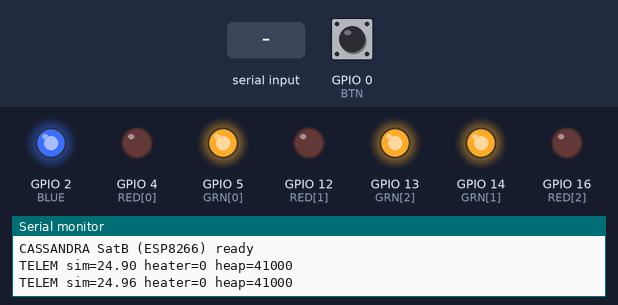
The sketch below on a simulated ESP32. Shown: output pins drawn as LEDs (lit = HIGH), the last lines printed to the serial monitor. The inputs (shaded band) are chosen by the test bench; at power-on: GPIO 0 (BTN) HIGH. Random numbers use the default seed unless the sketch sets one.

Above: at 1.2 s.
1.3 s: GPIO 0 (BTN) pulled LOW for 0.15 s
At 2.1 s:
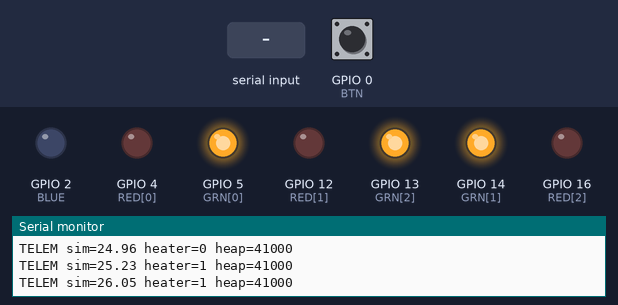
2.9 s: "30,150\n" received over Serial
At 3.4 s:
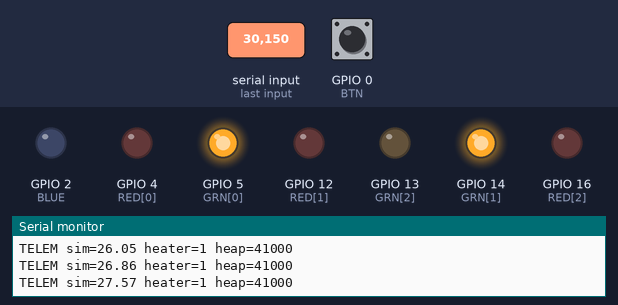
4.4 s: "C\n" received over Serial
At 5.6 s:
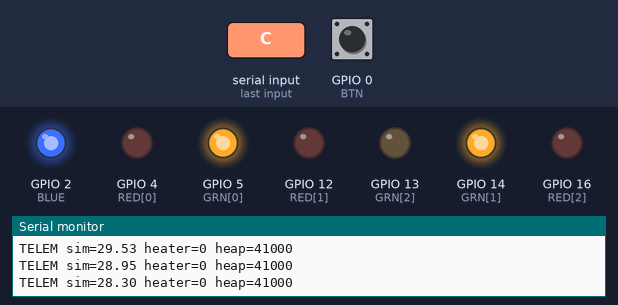
5.9 s: "200\n" received over Serial
At 6.8 s:
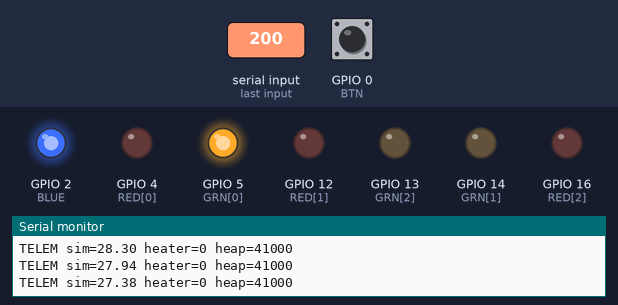
7.4 s: GPIO 0 (BTN) pulled LOW for 1 s
At 8.0 s:
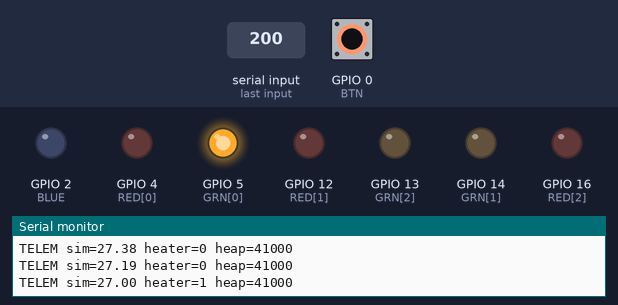
9.9 s: GPIO 0 (BTN) pulled LOW for 3.2 s
At 11.1 s:
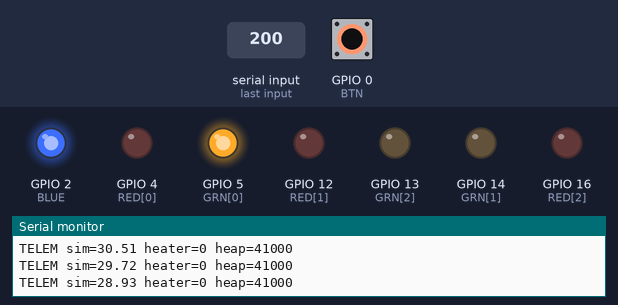
Timing chart, 0 to 12.9 s (numbered marks = the images above; inputs shaded):
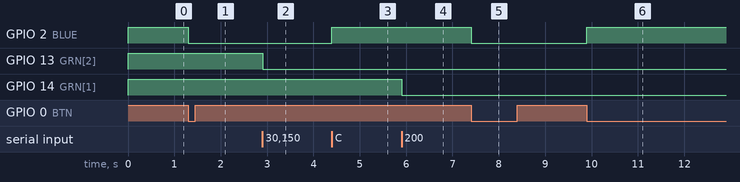

The sketch:

sat8266.ino
```cpp
// CASSANDRA SatB (ESP8266) - code lives in sat8266_main.cpp
```

sat8266_main.cpp
```cpp
#include <Arduino.h>
// CASSANDRA - SatB on NodeMCU Amica (ESP8266)
//
// Thermal channel: SatB's bus temperature is modelled on the board itself.
// At rest it sits at the 25 C ambient (with small sensor noise). The attack
// is a malicious "heater ON" command: the heater latches on and the
// temperature climbs until something (CASSANDRA) intervenes.
//
// Attack triggers (either one):
//   - serial command "H" (sent by the laptop bridge when attack:thermal=1)
//   - pressing the FLASH button on the board (toggles the heater)
// Serial command "C" releases the heater; the bus cools back to ambient.
// The on-board blue LED is lit while the heater is latched on.
//
// LEDs: 3 dual-colour common-cathode LEDs, each cathode -> 150 ohm -> G
//   SatA  green D1 (GPIO5)   red D2 (GPIO4)
//   SatB  green D5 (GPIO14)  red D6 (GPIO12)
//   SatC  green D7 (GPIO13)  red D0 (GPIO16)
//
// Serial 115200:
//   out: "TELEM sim=<degC> heater=<0|1> heap=<bytes>"   every 500 ms
//   in : "<idx><state>"  idx 1..3, state G / R / O (dark)
//        "H" heater on (attack)    "C" heater off

const int GRN[3] = {5, 14, 13};
const int RED[3] = {4, 12, 16};
const int BTN = 0;       // FLASH button (D3), active low
const int BLUE = 2;      // on-board LED (D4), active low

const float AMBIENT  = 25.0;   // room temperature baseline
const float T_MAX    = 95.0;   // heater cannot push beyond this
const float RAMP     = 1.5;    // degC per second while the heater is latched
const float COOL_K   = 0.03;   // per 100 ms, pull back towards ambient

float temp = AMBIENT;
bool heater = false;
String buf = "";
unsigned long lastTele = 0, lastStep = 0, lastBtn = 0;
int prevBtn = HIGH;

void setNode(int idx, char st) {
  int i = idx - 1;
  if (i < 0 || i > 2) return;
  digitalWrite(GRN[i], st == 'G' ? HIGH : LOW);
  digitalWrite(RED[i], st == 'R' ? HIGH : LOW);
}

void setHeater(bool on) {
  heater = on;
  digitalWrite(BLUE, on ? LOW : HIGH);
}

void handle(const String &s) {
  if (s == "H") { setHeater(true); return; }
  if (s == "C") { setHeater(false); return; }
  if (s.length() >= 2) setNode(s.charAt(0) - '0', s.charAt(1));
}

void setup() {
  Serial.begin(115200);
  for (int i = 0; i < 3; i++) {
    pinMode(GRN[i], OUTPUT);
    pinMode(RED[i], OUTPUT);
    setNode(i + 1, 'G');
  }
  pinMode(BTN, INPUT_PULLUP);
  pinMode(BLUE, OUTPUT);
  setHeater(false);
  randomSeed(analogRead(A0) ^ micros());
  Serial.println();
  Serial.println("CASSANDRA SatB (ESP8266) ready");
}

void loop() {
  // commands from the ground
  while (Serial.available()) {
    char c = Serial.read();
    if (c == '\n') { handle(buf); buf = ""; }
    else if (c != '\r') buf += c;
  }

  // physical trigger: FLASH button toggles the heater
  int b = digitalRead(BTN);
  if (b == LOW && prevBtn == HIGH && millis() - lastBtn > 300) {
    lastBtn = millis();
    setHeater(!heater);
  }
  prevBtn = b;

  // thermal model, 10 Hz
  if (millis() - lastStep >= 100) {
    lastStep = millis();
    if (heater) temp = min(T_MAX, temp + RAMP * 0.1f);
    else        temp += (AMBIENT - temp) * COOL_K;
  }

  // telemetry, 2 Hz
  if (millis() - lastTele >= 500) {
    lastTele = millis();
    float noise = (random(-10, 11)) / 100.0f;   // +-0.10 C sensor noise
    Serial.print("TELEM sim=");
    Serial.print(temp + noise, 2);
    Serial.print(" heater=");
    Serial.print(heater ? 1 : 0);
    Serial.print(" heap=");
    Serial.println(ESP.getFreeHeap());
  }
}
```

Measured:
- after the input at 1.3 s, GPIO 2 (BLUE): HIGH → LOW at once
- after the input at 2.9 s, GPIO 13 (GRN[2]): HIGH → LOW at once
- after the input at 4.4 s, GPIO 2 (BLUE): LOW → HIGH at once
- after the input at 5.9 s, GPIO 14 (GRN[1]): HIGH → LOW at once
- after the input at 7.4 s, GPIO 2 (BLUE): HIGH → LOW at once
- after the input at 9.9 s, GPIO 2 (BLUE): LOW → HIGH at once
